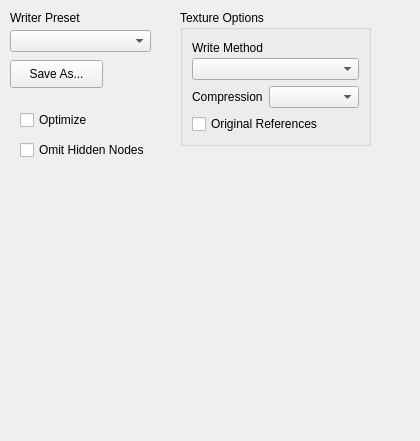
<?xml version="1.0" encoding="UTF-8"?>
<ui version="4.0">
 <class>OsgWriterOptionsPanel</class>
 <widget class="QWidget" name="OsgWriterOptionsPanel">
  <property name="geometry">
   <rect>
    <x>0</x>
    <y>0</y>
    <width>420</width>
    <height>441</height>
   </rect>
  </property>
  <property name="windowTitle">
   <string>OSG Writer Options</string>
  </property>
  <widget class="QCheckBox" name="mOptimize">
   <property name="geometry">
    <rect>
     <x>20</x>
     <y>110</y>
     <width>81</width>
     <height>20</height>
    </rect>
   </property>
   <property name="text">
    <string>Optimize</string>
   </property>
  </widget>
  <widget class="QComboBox" name="mWriterPreset">
   <property name="geometry">
    <rect>
     <x>10</x>
     <y>30</y>
     <width>141</width>
     <height>22</height>
    </rect>
   </property>
  </widget>
  <widget class="QLabel" name="label_2">
   <property name="geometry">
    <rect>
     <x>10</x>
     <y>10</y>
     <width>81</width>
     <height>16</height>
    </rect>
   </property>
   <property name="text">
    <string>Writer Preset</string>
   </property>
  </widget>
  <widget class="QGroupBox" name="groupBox">
   <property name="geometry">
    <rect>
     <x>180</x>
     <y>10</y>
     <width>191</width>
     <height>136</height>
    </rect>
   </property>
   <property name="title">
    <string>Texture Options</string>
   </property>
   <layout class="QVBoxLayout" name="verticalLayout_2">
    <item>
     <layout class="QVBoxLayout" name="verticalLayout">
      <property name="spacing">
       <number>2</number>
      </property>
      <item>
       <widget class="QLabel" name="label">
        <property name="text">
         <string>Write Method</string>
        </property>
       </widget>
      </item>
      <item>
       <widget class="QComboBox" name="mTextureWrite"/>
      </item>
     </layout>
    </item>
    <item>
     <layout class="QHBoxLayout" name="horizontalLayout">
      <item>
       <widget class="QLabel" name="label_3">
        <property name="text">
         <string>Compression</string>
        </property>
       </widget>
      </item>
      <item>
       <widget class="QComboBox" name="mTextureCompression">
        <property name="sizePolicy">
         <sizepolicy hsizetype="MinimumExpanding" vsizetype="Fixed">
          <horstretch>0</horstretch>
          <verstretch>0</verstretch>
         </sizepolicy>
        </property>
       </widget>
      </item>
     </layout>
    </item>
    <item>
     <widget class="QCheckBox" name="mUseOriginalRefs">
      <property name="text">
       <string>Original References</string>
      </property>
     </widget>
    </item>
   </layout>
  </widget>
  <widget class="QPushButton" name="mButtonSaveAs">
   <property name="geometry">
    <rect>
     <x>10</x>
     <y>60</y>
     <width>93</width>
     <height>28</height>
    </rect>
   </property>
   <property name="text">
    <string>Save As...</string>
   </property>
  </widget>
  <widget class="QCheckBox" name="mOmitHiddenNodes">
   <property name="geometry">
    <rect>
     <x>20</x>
     <y>140</y>
     <width>141</width>
     <height>20</height>
    </rect>
   </property>
   <property name="text">
    <string>Omit Hidden Nodes</string>
   </property>
  </widget>
 </widget>
 <resources/>
 <connections/>
</ui>
